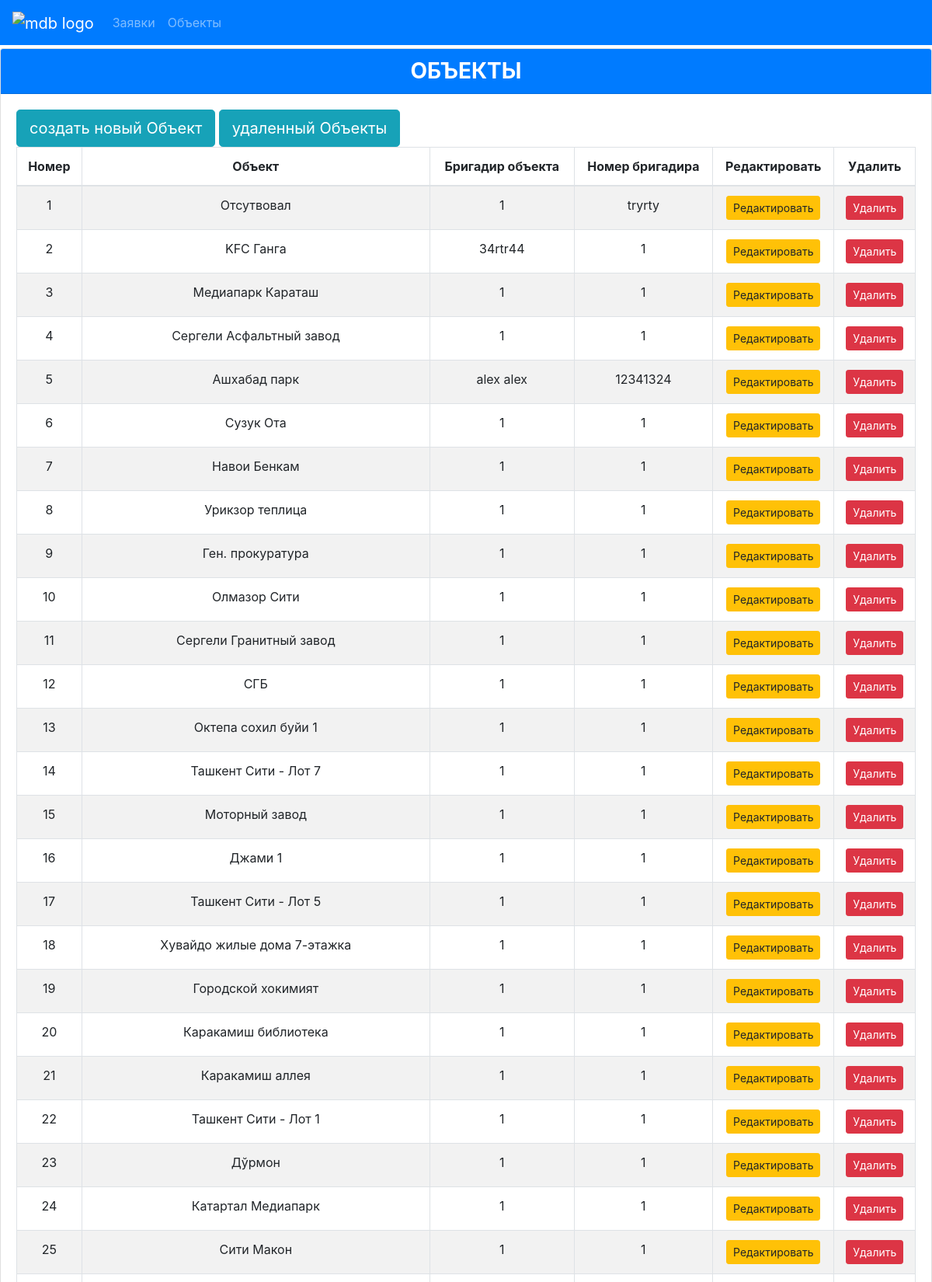
Screenshot of /objects/ (signed in, upper part) with the database file from the repository.
### orders/models.py (models this page shows, shortened)
class Objects(models.Model):
    name = models.CharField(max_length=255, verbose_name='Название объекта')
    brigadir = models.CharField(max_length=255, verbose_name='Ф.И.О. Бригадира')
    phone = models.CharField(max_length=9, verbose_name='Номер телефона')
    is_active = models.IntegerField(choices=IS_ACTIVE, default='1', verbose_name='Активность')
    class Meta:
        verbose_name = ("Объект")
        verbose_name_plural = ("Объекты")

### orders/views.py (the view)
# urls.py: path('objects/', objects, name='objects'),
@login_required
def objects(request):
    objects = Objects.objects.filter(is_active=1)
    context = {'objects': objects}
    return render(request, 'object/objects.html', context=context)

### templates/object/objects.html (shortened to what this page needs)
{% extends 'base.html' %}
{% block content %}
{% load bootstrap_icons %}
<div class="card">
  <h3 class="card-header text-center font-weight-bold text-uppercase bg-primary" style="color: white;">
    Объекты
  </h3>
  <div class="card-body">
    <div id="table" class="table-editable">
      <a href="{% url 'create_object' %}" type="submit" class="btn btn-info btn-lg btn">создать новый Объект</a>
      <a href="{% url 'deleted_objects' %}" type="submit" class="btn btn-info btn-lg btn">удаленный Объекты</a>
      <table class="table table-bordered table-responsive-md table-striped text-center">
        <thead>
          <tr>
            <th class="text-center">Номер</th>
            <th class="text-center">Объект</th>
            <th class="text-center">Бригадир объекта</th>
            <th class="text-center">Номер бригадира</th>
            <th class="text-center">Редактировать</th>
            <th class="text-center">Удалить</th>
          </tr>
        </thead>
        <tbody>
          {% for object in objects %}
          <tr>
            <td class="pt-3-half" contenteditable="false">{{ forloop.counter }}</td>
            <td class="pt-3-half" contenteditable="false">{{ object.name }}</td>
            <td class="pt-3-half" contenteditable="false">{{ object.brigadir }}</td>
            <td class="pt-3-half" contenteditable="false">{{ object.phone }}</td>
             <td>
              <span class="table-remove">
                <a href="{% url 'update_object' object.id %}" type="button" class="btn btn-warning btn-rounded btn-sm my-0" >
                  Редактировать
                </a></span>
            </td>
            <td>
              <span class="table-remove">
                <a href="{% url 'delete_object' object.id %}" type="button" class="btn btn-danger btn-rounded btn-sm my-0" style="color:white">
                  Удалить
                </a></span>
            </td>
          </tr>
          {% endfor %}
        </tbody>
      </table>
    </div>
  </div>
</div>
  {% endblock %}

### rows the page displays
Objects: name "Отсутвовал", brigadir "1", phone "tryrty"
Objects: name "KFC Ганга", brigadir "34rtr44", phone "1"
Objects: name "Медиапарк Караташ", brigadir "1", phone "1"
Objects: name "Сергели Асфальтный завод", brigadir "1", phone "1"
Objects: name "Ашхабад парк", brigadir "alex alex", phone "12341324"
Objects: name "Сузук Ота", brigadir "1", phone "1"
Objects: name "Навои Бенкам", brigadir "1", phone "1"
Objects: name "Урикзор теплица", brigadir "1", phone "1"
Objects: name "Ген. прокуратура", brigadir "1", phone "1"
Objects: name "Олмазор Сити", brigadir "1", phone "1"
Objects: name "Сергели Гранитный завод", brigadir "1", phone "1"
Objects: name "СГБ", brigadir "1", phone "1"
Objects: name "Октепа сохил буйи 1", brigadir "1", phone "1"
Objects: name "Ташкент Сити - Лот 7", brigadir "1", phone "1"
Objects: name "Моторный завод", brigadir "1", phone "1"
Objects: name "Джами 1", brigadir "1", phone "1"
Objects: name "Ташкент Сити - Лот 5", brigadir "1", phone "1"
Objects: name "Хувайдо жилые дома 7-этажка", brigadir "1", phone "1"
Objects: name "Городской хокимият", brigadir "1", phone "1"
Objects: name "Каракамиш библиотека", brigadir "1", phone "1"
Objects: name "Каракамиш аллея", brigadir "1", phone "1"
Objects: name "Ташкент Сити - Лот 1", brigadir "1", phone "1"
Objects: name "Дўрмон", brigadir "1", phone "1"
Objects: name "Катартал Медиапарк", brigadir "1", phone "1"
Objects: name "Сити Макон", brigadir "1", phone "1"
